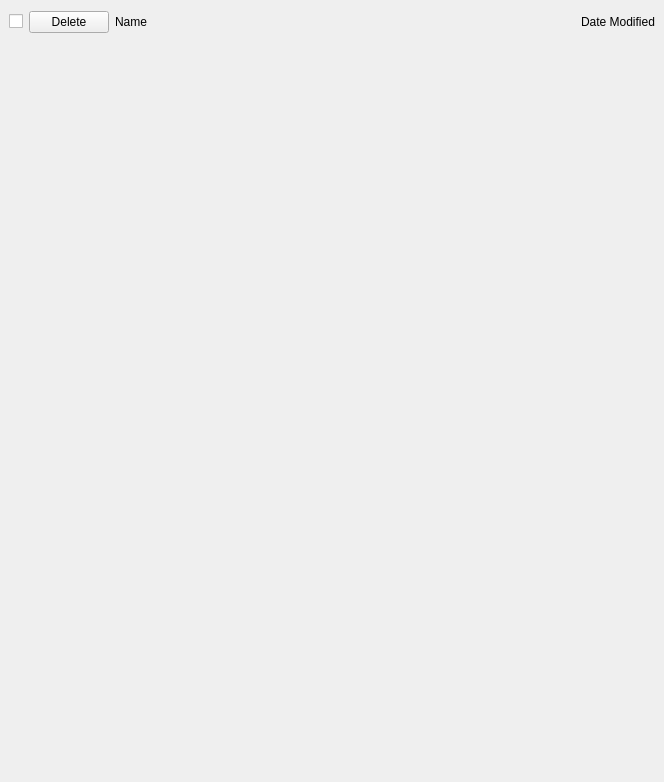
                   <widget class="QWidget" name="scrollAreaWidgetContents_3">
                    <property name="geometry">
                     <rect>
                      <x>0</x>
                      <y>0</y>
                      <width>664</width>
                      <height>782</height>
                     </rect>
                    </property>
                    <layout class="QVBoxLayout" name="scroll_area_delete_project_layout">
                     <property name="leftMargin">
                      <number>9</number>
                     </property>
                     <property name="rightMargin">
                      <number>9</number>
                     </property>
                     <item>
                      <layout class="QHBoxLayout" name="horizontalLayout_40">
                       <item>
                        <widget class="QCheckBox" name="cb_scroll_area_delete_select_all">
                         <property name="text">
                          <string/>
                         </property>
                        </widget>
                       </item>
                       <item>
                        <widget class="QPushButton" name="btn_scroll_area_delete_delete">
                         <property name="text">
                          <string>Delete</string>
                         </property>
                        </widget>
                       </item>
                       <item>
                        <widget class="QLabel" name="lbl_scroll_area_delete_project_name">
                         <property name="text">
                          <string>Name</string>
                         </property>
                         <property name="alignment">
                          <set>Qt::AlignLeading|Qt::AlignLeft|Qt::AlignVCenter</set>
                         </property>
                        </widget>
                       </item>
                       <item>
                        <spacer name="horizontalSpacer_20">
                         <property name="orientation">
                          <enum>Qt::Horizontal</enum>
                         </property>
                         <property name="sizeHint" stdset="0">
                          <size>
                           <width>40</width>
                           <height>20</height>
                          </size>
                         </property>
                        </spacer>
                       </item>
                       <item>
                        <widget class="QLabel" name="lbl_scroll_area_delete_date_modified">
                         <property name="text">
                          <string>Date Modified</string>
                         </property>
                        </widget>
                       </item>
                      </layout>
                     </item>
                     <item>
                      <spacer name="verticalSpacer_7">
                       <property name="orientation">
                        <enum>Qt::Vertical</enum>
                       </property>
                       <property name="sizeHint" stdset="0">
                        <size>
                         <width>20</width>
                         <height>40</height>
                        </size>
                       </property>
                      </spacer>
                     </item>
                    </layout>
                   </widget>
